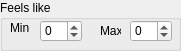
    <widget class="QGroupBox" name="dayGroupBox_5">
     <property name="geometry">
      <rect>
       <x>200</x>
       <y>140</y>
       <width>181</width>
       <height>51</height>
      </rect>
     </property>
     <property name="title">
      <string>Feels like</string>
     </property>
     <widget class="QSpinBox" name="minFeelslikeSpinbox">
      <property name="geometry">
       <rect>
        <x>40</x>
        <y>20</y>
        <width>42</width>
        <height>22</height>
       </rect>
      </property>
      <property name="minimum">
       <number>-200</number>
      </property>
      <property name="maximum">
       <number>200</number>
      </property>
     </widget>
     <widget class="QLabel" name="minLabel_5">
      <property name="geometry">
       <rect>
        <x>10</x>
        <y>20</y>
        <width>21</width>
        <height>16</height>
       </rect>
      </property>
      <property name="text">
       <string>Min</string>
      </property>
     </widget>
     <widget class="QLabel" name="maxLabel_5">
      <property name="geometry">
       <rect>
        <x>100</x>
        <y>20</y>
        <width>21</width>
        <height>21</height>
       </rect>
      </property>
      <property name="text">
       <string>Max</string>
      </property>
     </widget>
     <widget class="QSpinBox" name="maxFeelslikeSpinbox">
      <property name="geometry">
       <rect>
        <x>130</x>
        <y>20</y>
        <width>42</width>
        <height>22</height>
       </rect>
      </property>
      <property name="minimum">
       <number>-200</number>
      </property>
      <property name="maximum">
       <number>200</number>
      </property>
     </widget>
    </widget>
